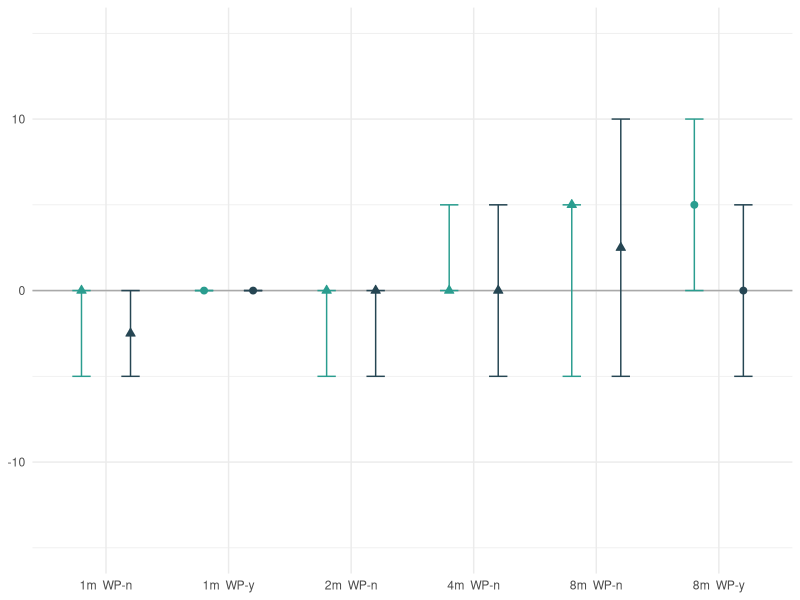
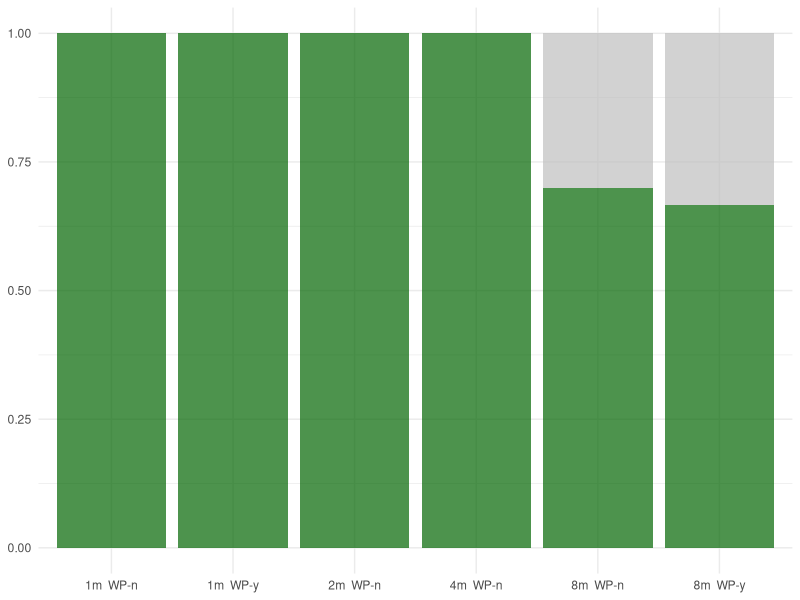
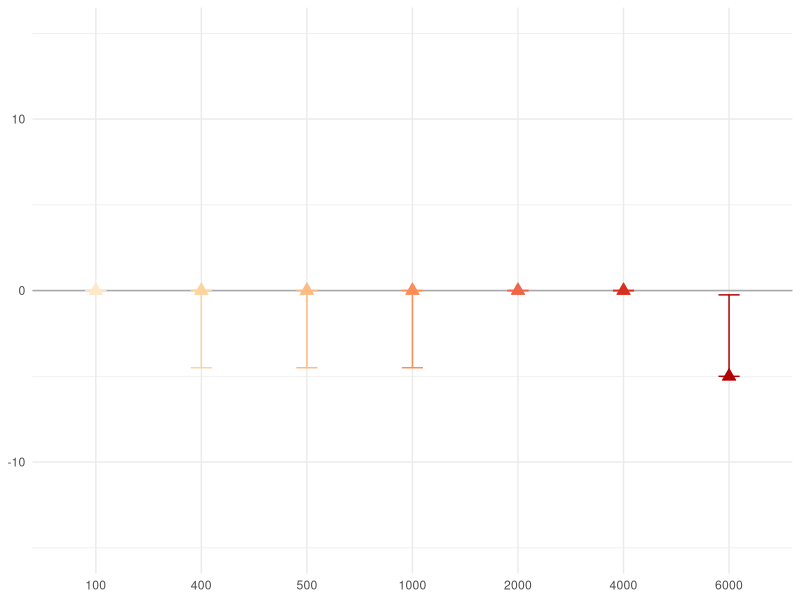
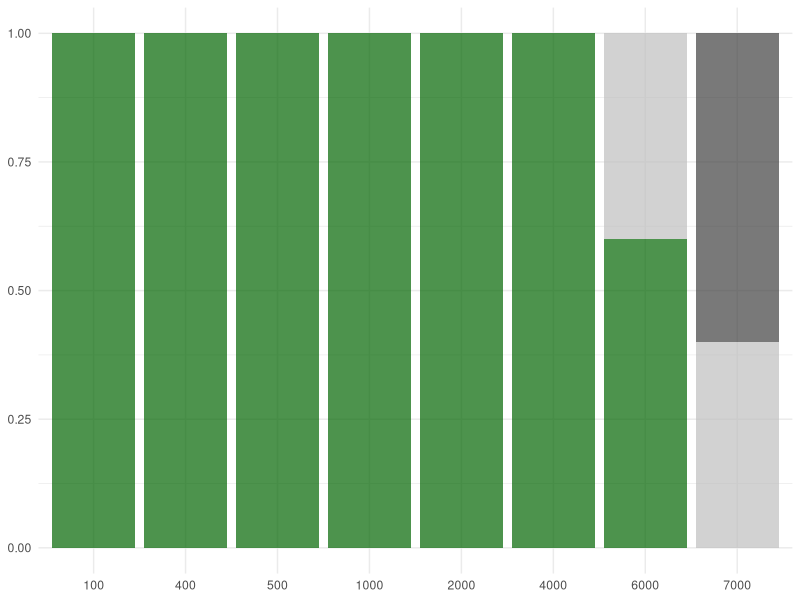
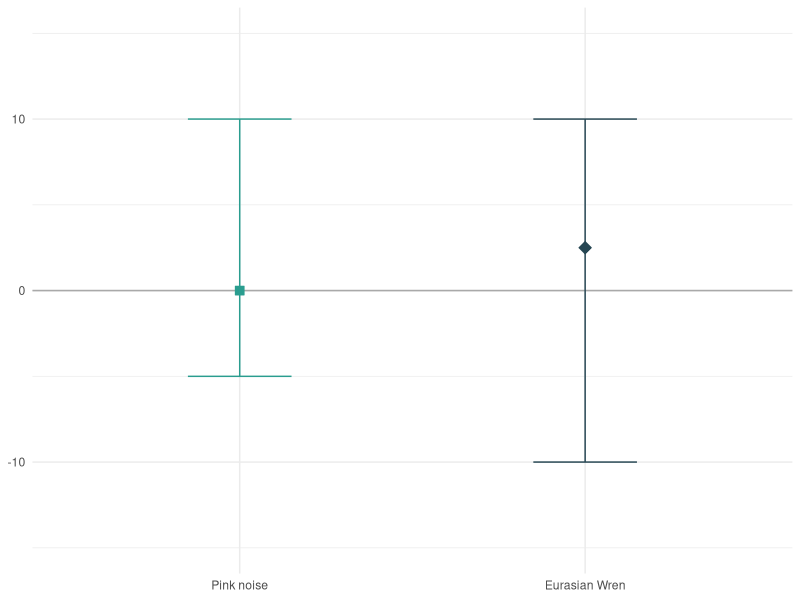
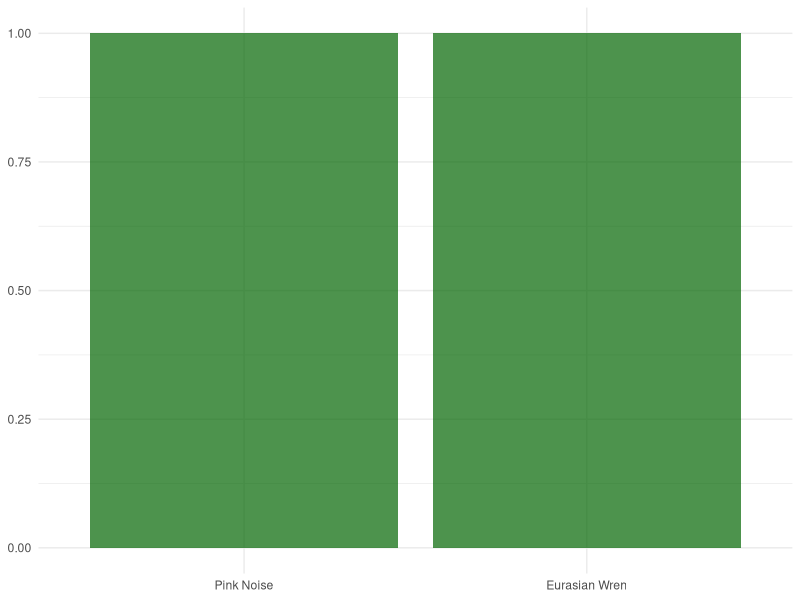
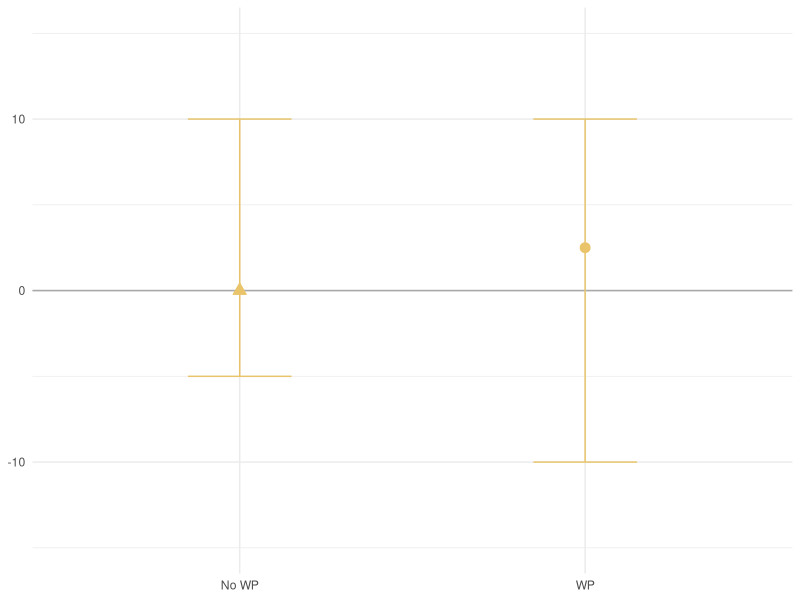
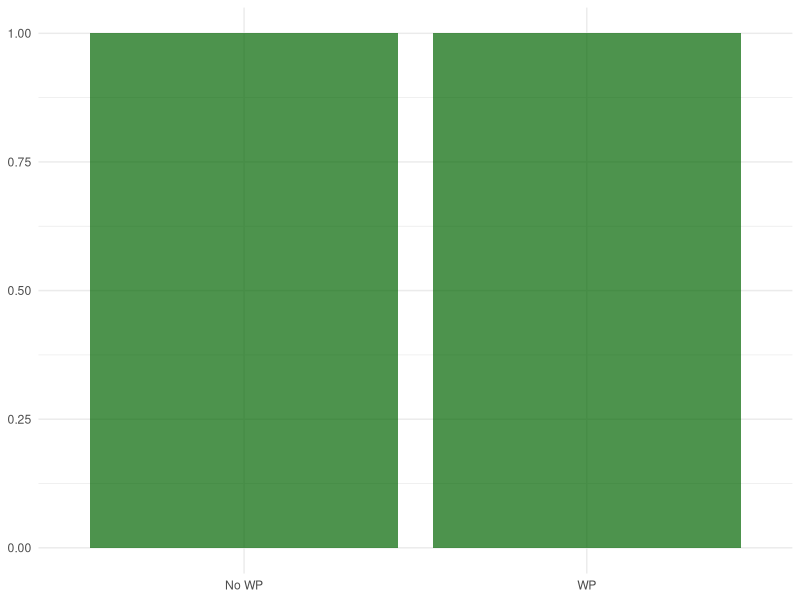

Recreate these plots in R, in order.
########################################################################### .
# Scripts for Analysing the Localisation Accuracy 
#
# Starting from scratch - go to the retired code if you want to generate the old figures
#
# Becky Heath
# rh862@cam.ac.uk
#
# May 2023

##### Load Packages and set working directory #####

library(ggplot2)
library(dplyr)
library(tidyr)
library(RColorBrewer)
library(gridExtra)

setwd(dirname(rstudioapi::getActiveDocumentContext()$path))


##### Set Functions #####
compute_min_max <- function(y) {
  return(c(ymin = min(y), ymax = max(y), y = median(y)))
}




###### Load in Data ########

# Load in true values: 
# Ignore this one for now, will need to experiment with detections, may need to relable
#data <- read.csv("Data/CompleteLabLocalisation/AllTests_LocalisationData_ALLDETECTIONSTESTS.csv")

# Just use this:
dataRaw <- read.csv("Data/CompleteLabLocalisation/AllTestsJustTrueValues-newCategorisation.csv")

# New Categorisations:
# s = sweep 
# y = detection 
# m = missed (s-m = missed sweep)
# a = aliased 
# d = double (indistinguishable top)
# e = extra (first test had an extra test)

# Map to example azimuths

map_values <- c(-180, -90, -45, 0, 90)
names(map_values) <- c(30, 120, 165, -150, -60)

dataO <- dataRaw
dataRaw$True.azimuth <- map_values[as.character(dataRaw$True.azimuth)]


### Distance Tests ####


# get rid of freq-deps and Lab data for now:
data <- dataRaw[dataRaw$Trial == "field",]


# Create Coarse Labels
data <- data %>%
  mutate(Trial = case_when(
     Trial == "field" ~ "Field",
#    trial == "IndoorPre" ~ "Lab",
     Trial == "lab-pre" ~ "Lab",
    TRUE ~ Trial  # Keep the original value if no condition matches
  ))

# Collate label
data <- data %>%
  mutate(label = paste0(distance.m, "m ", " WP-", WP.))

data$error <- as.numeric(data$error) # NAs introduced by coersion (OK - they're NA anyway!)

dataStore <- data

# get rid of the situations where a signal was not localised: 
data <- data[!is.na(data$error), ]


# Precision Plots

# subset to just y and y-d
data <- data[data$localised. %in% c("y", "y-d"), ]

ED<- ggplot(data = data, aes(x = label, y = error)) +
  #annotate('rect', ymin = -18, ymax = 18, xmin= -Inf, xmax = Inf, fill = "lightgray", alpha = 0.3)+
  scale_fill_manual(values = c("#2a9d8f", "#264653")) +
  scale_shape_manual(values = c(24, 21)) +
  scale_color_manual(values = c("#2a9d8f", "#264653")) +
  geom_hline(yintercept = 0, color = "darkgray") +
  #geom_jitter(aes(shape = Test.tone), position = position_jitterdodge(0.2)  ,fill = "gray", color = "gray", size = 2, alpha = 0.5) +
  stat_summary(aes(color = Test.tone, shape = WP., fill = Test.tone), fun = "median", geom = "point", size = 2, position = position_dodge(width = 0.8)) +
  stat_summary(aes(color = Test.tone), fun.data = compute_min_max, geom = "errorbar", width = 0.3, position = position_dodge(width = 0.8)) +
  labs(x = "Group", y = "Angle Error") +
  theme_minimal() +
  ylim(-15, 15) +
  theme(legend.position = "none") +
  theme(axis.title.x = element_blank(), axis.title.y = element_blank())

ED

ggsave(filename = "Figures/NewLocalisationTests/DistanceTests-NL-Summary.png", plot = last_plot(), width = 6, height = 4, dpi = 300)


## Recall Plots 

data <- dataStore


# Set Groupings 
data$localised.[data$localised. == "y-d"] <- "y"
data$localised.[data$localised. == "d"] <- "a"
data$localised.[data$localised. == "e"] <- "y"

# Get rid of the sweeps for now
data <- data[data$localised. != "s", ]
data <- data[data$localised. != "s-m", ]

# Define the possible localisation? descriptors
possible_labels <- c("y", "a", "m")


# Calculate the count and proportion of each label within each group
proportions <- data %>%
  group_by(label, localised.) %>%
  summarise(count = n()) %>%
  ungroup() %>%
  complete(label, localised. = possible_labels, fill = list(count = 0)) %>%
  group_by(label) %>%
  mutate(proportion = count / sum(count))

# Fill up missing variables: 
proportions <- proportions %>%
  group_by(label) %>%
  mutate(label = ifelse(is.na(label), max(label, na.rm = TRUE), label)) %>%
  ungroup()


setOrder <- c("y", "a", "m")
proportions$localised. <- factor(proportions$localised., levels = setOrder)



# Set the order as before
setOrder <- c("1m  WP-n","1m  WP-y","2m  WP-n","4m  WP-n","8m  WP-n","8m  WP-y")
proportions$label <- factor(proportions$label, levels = setOrder)


# Plot results! 
RD <- ggplot(data = proportions, aes(x=label, y= proportion, fill = localised.))+
  geom_col(alpha = 0.7, position = position_stack(reverse=TRUE))+
  scale_fill_manual(values = c("darkgreen","grey", "grey25"),
                    name = " ",
                    labels = c("Detected", "Non Primary", "Missed"))+
  labs(x= "", y = "Proportion") +
  theme_minimal()+
  theme(legend.position = "none") +
  theme(axis.title.x = element_blank(), axis.title.y = element_blank())
RD

ggsave(filename = "Figures/NewLocalisationTests/DistanceRecall-NL-Summary.png", plot = last_plot(), width = 6, height = 4, dpi = 300)



# Full Grid: 
all_groups <- c(-180, -90, -45, 0, 90)
all_bins <- 1:18

complete_grid <- expand.grid(True.Azimuth = all_groups, Aliaised.Bins = all_bins)


data <- data[data$localised. == "a", ]

### Frequency-dependent trials: ####

data <- dataRaw[dataRaw$Trial == "freq-dep",]
data$Test.tone <- as.factor(data$Test.tone)
data <- data[!(data$Test.tone %in% c("wren", "pink")), ]


setOrder <- c("100", "400", "500", "1000","2000", "4000", "6000", "7000")
data$Test.tone <- factor(data$Test.tone, levels = setOrder)

dataStore <- data

data$error <- as.numeric(data$error)
data$Aliaized.Azimuth <- as.numeric(data$Aliaized.Azimuth)

# subset to just y and y-d
data <- data[data$localised. %in% c("y", "y-d"), ]

data$Test.tone <- droplevels(data$Test.tone)

# Set up colour map
colour <- brewer.pal(9, "OrRd")
colour_map <- setNames(colour[c(2,3,4,5,6,7,8,9)], levels(data$Test.tone))

EF <- ggplot(data = data, aes(x = Test.tone, y = error)) +
  #annotate('rect', ymin = -18, ymax = 18, xmin= -Inf, xmax = Inf, fill = "lightgray", alpha = 0.15)+
  geom_hline(yintercept = 0, color = "darkgray") +
  #geom_jitter(aes(shape = Test.tone), position = position_jitterdodge(0.2)  ,fill = "gray", color = "gray", size = 2, alpha = 0.5) +
  scale_color_manual(values=colour_map)+
  scale_fill_manual(values=colour_map)+
  stat_summary(aes(color = Test.tone, fill = Test.tone), fun = "median", geom = "point", size = 3, shape = 24) +
  stat_summary(aes(color = Test.tone), fun.data = "median_hilow", geom = "errorbar", width = 0.2) +
  labs(x = "Group", y = "Angle Difference") +
  theme_minimal() +
  ylim(-15, 15) +
  theme(legend.position = "none") +
  #scale_x_discrete(labels=c("100" = "100Hz", "400" = "400 Hz", "500" = "500Hz", "1000" = "1000Hz", "2000" = "2000Hz", "4000"= "4000Hz", "6000" = "6000Hz"))+
  theme(axis.title.x = element_blank(), axis.title.y = element_blank())

EF


ggsave(filename = "Figures/NewLocalisationTests/FrequencyTests-NL-Summary.png", plot = last_plot(), width = 6, height = 4, dpi = 300)


# Recall Chart: 

data <- dataStore

data$localised.[data$localised. == "y-d"] <- "y"
data$localised.[data$localised. == "d"] <- "a"

# Get rid of the sweeps for now
data <- data[data$localised. != "s", ]
data <- data[data$localised. != "s-m", ]

# Define the possible localisation? descriptors
possible_labels <- c("y", "a", "m")


# Calculate the count and proportion of each label within each group
proportions <- data %>%
  group_by(Test.tone, localised.) %>%
  summarise(count = n()) %>%
  ungroup() %>%
  complete(Test.tone, localised. = possible_labels, fill = list(count = 0)) %>%
  group_by(Test.tone) %>%
  mutate(proportion = count / sum(count))

setOrder <- c("y", "a", "m")
proportions$localised. <- factor(proportions$localised., levels = setOrder)

# Plot results! 
RF <- ggplot(data = proportions, aes(x=Test.tone, y= proportion, fill = localised.))+
  geom_col(alpha = 0.7, position = position_stack(reverse=TRUE))+
  scale_fill_manual(values = c("darkgreen","grey", "grey25"),
                    name = " ",
                    labels = c("Detected","Non Primary", "Missed"))+
  labs(x = "Frequency (Hz) or Test Tone", y = "Proportion") +
  theme_minimal()+
  theme(axis.title.x = element_blank(), axis.title.y = element_blank())+
  theme(legend.position = "none", ) #+
  #scale_x_discrete(labels=c("100" = "100Hz", "400" = "400 Hz", "500" = "500Hz", "1000" = "1000Hz", "2000" = "2000Hz", "4000"= "4000Hz", "6000" = "6000Hz", "7000" = "7000Hz"))

RF


ggsave(filename = "Figures/NewLocalisationTests/FrequencyRecall-NL-Summary(noLegend).png", plot = last_plot(), width = 6, height = 4, dpi = 300)


## Tone type and Weatherproofing

data <- dataRaw[dataRaw$Trial == "lab-pre",]

data$error <- as.numeric(data$error)

ET <- ggplot(data = data, aes(x = Test.tone, y = error)) +
  #annotate('rect', ymin = -18, ymax = 18, xmin= -Inf, xmax = Inf, fill = "lightgray", alpha = 0.3)+
  geom_hline(yintercept = 0, color = "darkgray") +
  #geom_jitter(aes(shape = Test.tone), position = position_jitterdodge(0.2)  ,fill = "gray", color = "gray", size = 2, alpha = 0.5) +
  stat_summary(aes(color = Test.tone, shape = Test.tone, fill = Test.tone), fun = "median", geom = "point", size = 3, position = position_dodge(width = 0.5)) +
  stat_summary(aes(color = Test.tone), fun.data = compute_min_max, geom = "errorbar", width = 0.3, position = position_dodge(width = 0.5)) +
  labs(x = "Group", y = "Angle Error") +
  scale_fill_manual(values = c("#2a9d8f", "#264653")) +
  scale_color_manual(values = c("#2a9d8f", "#264653")) +
  scale_shape_manual(values = c(22, 23)) +
  theme_minimal() +
  ylim(-15, 15) +
  theme(legend.position = "none") +
  scale_x_discrete(labels=c("pink" = "Pink noise", "wren" = "Eurasian Wren"))+
  theme(axis.title.x = element_blank(), axis.title.y = element_blank())

ET 

# Test for difference? 
y <- data[data$Test.tone == "wren", ]$error
n <- data[data$Test.tone == "pink", ]$error

result <- wilcox.test(y, n)
print(result)

# Recall 

data$localised.[data$localised. == "y-d"] <- "y"
data$localised.[data$localised. == "d"] <- "a"
data$localised.[data$localised. == "e"] <- "y" # Keep the extra localisations from early tests

# Get rid of the sweeps for now
data <- data[data$localised. != "s", ]
data <- data[data$localised. != "s-m", ]

# Define the possible localisation? descriptors
possible_labels <- c("y", "a", "m")


# Calculate the count and proportion of each label within each group
proportions <- data %>%
  group_by(Test.tone, localised.) %>%
  summarise(count = n()) %>%
  ungroup() %>%
  complete(Test.tone, localised. = possible_labels, fill = list(count = 0)) %>%
  group_by(Test.tone) %>%
  mutate(proportion = count / sum(count))

setOrder <- c("y", "a", "m")
proportions$localised. <- factor(proportions$localised., levels = setOrder)

# Plot results! 
RT <- ggplot(data = proportions, aes(x=Test.tone, y= proportion, fill = localised.))+
  geom_col(alpha = 0.7, position = position_stack(reverse=TRUE))+
  scale_fill_manual(values = c("darkgreen","grey", "grey25"),
                    name = " ",
                    labels = c("Detected","Non Primary", "Missed"))+
  labs(x = "Frequency (Hz) or Test Tone", y = "Proportion") +
  theme_minimal()+
  theme(axis.title.x = element_blank(), axis.title.y = element_blank())+
  theme(legend.position = "none", ) +
  scale_x_discrete(labels=c("pink" = "Pink Noise", "wren" = "Eurasian Wren"))

RT

# Weatherproofing 
data <- dataRaw[dataRaw$Trial == "lab-pre",]

data$error <- as.numeric(data$error)
data$WP. <- as.factor(data$WP.)

levels(data$WP.)

EWP <- ggplot(data = data, aes(x = WP., y = error)) +
  #annotate('rect', ymin = -18, ymax = 18, xmin= -Inf, xmax = Inf, fill = "lightgray", alpha = 0.3)+
  geom_hline(yintercept = 0, color = "darkgray") +
  #geom_jitter(aes(shape = Test.tone), position = position_jitterdodge(0.2)  ,fill = "gray", color = "gray", size = 2, alpha = 0.5) +
  stat_summary(aes(color = WP., shape = WP., fill = WP.), fun = "median", geom = "point", size = 3, position = position_dodge(width = 0.5)) +
  stat_summary(aes(color = WP.), fun.data = compute_min_max, geom = "errorbar", width = 0.3, position = position_dodge(width = 0.5)) +
  labs(x = "Group", y = "Angle Error") +
  scale_fill_manual(values = c("#e9c46a","#e9c46a")) +
  scale_shape_manual(values = c(24, 21)) +
  scale_color_manual(values = c("#e9c46a","#e9c46a")) +
  theme_minimal() +
  ylim(-15, 15) +
  theme(legend.position = "none", ) +
  theme(axis.title.x = element_blank())+
  scale_x_discrete(labels=c("n" = "No WP", "y" = "WP"))+
  theme(axis.title.x = element_blank(), axis.title.y = element_blank())

EWP

# Test for difference? 
y <- data[data$WP. == "y", ]$error
n <- data[data$WP. == "n", ]$error

result <- wilcox.test(y, n)
print(result)


# Recall 

data$localised.[data$localised. == "y-d"] <- "y"
data$localised.[data$localised. == "d"] <- "a"
data$localised.[data$localised. == "e"] <- "y" # Keep the extra localisations from early tests

# Get rid of the sweeps for now
data <- data[data$localised. != "s", ]
data <- data[data$localised. != "s-m", ]

# Define the possible localisation? descriptors
possible_labels <- c("y", "a", "m")


# Calculate the count and proportion of each label within each group
proportions <- data %>%
  group_by(WP., localised.) %>%
  summarise(count = n()) %>%
  ungroup() %>%
  complete(WP., localised. = possible_labels, fill = list(count = 0)) %>%
  group_by(WP.) %>%
  mutate(proportion = count / sum(count))

setOrder <- c("y", "a", "m")
proportions$localised. <- factor(proportions$localised., levels = setOrder)


# Plot results! 
RWP <- ggplot(data = proportions, aes(x=WP., y= proportion, fill = localised.))+
  geom_col(alpha = 0.7, position = position_stack(reverse=TRUE))+
  scale_fill_manual(values = c("darkgreen","grey", "grey25"),
                    name = " ",
                    labels = c("Detected","Non Primary", "Missed"))+
  labs(x = "Frequency (Hz) or Test Tone", y = "Proportion") +
  theme_minimal()+
  theme(axis.title.x = element_blank(), axis.title.y = element_blank())+
  theme(legend.position = "none", ) +
  scale_x_discrete(labels=c("n" = "No WP", "y" = "WP"))

RWP


# COMBINE 

top_row <- arrangeGrob(ET, EWP, RT, RWP, ncol=4, widths=c(1,1,1,1))
middle_row <- arrangeGrob(ED, RD, ncol=2, widths=c(2,2))
bottom_row <- arrangeGrob(EF, RF, ncol=2, widths=c(2,2))


bigBoi <- grid.arrange(top_row, middle_row, bottom_row, nrow=3)

bigBoi

ggsave(filename = "Figures/NewLocalisationTests/ALL-TESTS-precision-recall-long-update.png", plot = bigBoi, width = 6.3, height = 8.3, dpi = 500)



### Retired Code I didn't have the heart to delete 
# 
# # Heatmap: 
# 
# # Full Grid: 
# all_groups <- c(-180, -90, -45, 0, 90)
# all_bins <- 1:18
# 
# complete_grid <- expand.grid(True.Azimuth = all_groups, Aliaised.Bins = all_bins)
# # 
# 
# data <- data[data$localised. == "a", ]
# 
# # Put into Bins
# data$Aliaized.Bins <- cut(data$Aliaized.Error, breaks = seq(0, 180, 10), include.lowest = TRUE, labels = FALSE)
# 
# # Create a table of counts for heatmap
# heatmap_data <- as.data.frame(table(data$True.azimuth, data$Aliaized.Bins))
# 
# colnames(heatmap_data) <- c("True.Azimuth", "Aliaised.Bins", "Count")
# 
# # Join the dataframes
# heatmap_data$True.Azimuth <- as.numeric(as.character(heatmap_data$True.Azimuth))
# heatmap_data$Aliaised.Bins <- as.numeric(as.character(heatmap_data$Aliaised.Bins))
# 
# heatmap_data <- complete_grid %>%
#   left_join(heatmap_data, by = c("True.Azimuth", "Aliaised.Bins")) %>%
#   replace_na(list(Count = 0))
# 
# heatmap_data$True.Azimuth <- as.factor(heatmap_data$True.Azimuth)
# 
# heatmap_data$Aliaised.Bins <- heatmap_data$Aliaised.Bins *10
# 
# # Plot the heatmap
# AF <- ggplot(heatmap_data, aes(x = True.Azimuth, y = Aliaised.Bins, fill = Count)) +
#   geom_tile() +
#   scale_fill_gradient(low = "white", high = "turquoise4", limits = c(0,6)) + 
#   labs(y = "Aliaized Azimuth", x = "True Azimuth", fill = "Count") +
#   theme_minimal() +
#   theme(legend.position = "none") +
#   scale_y_continuous(breaks = c(0, 30, 60, 90, 120, 150, 180), position = "right")+
#   theme(axis.title.x = element_blank(), axis.title.y = element_blank())
# 
# AF
# 
# 
# # Full Grid: 
# all_groups <- c(-180, -90, -45, 0, 90)
# all_bins <- 1:18
# 
# complete_grid <- expand.grid(True.Azimuth = all_groups, Aliaised.Bins = all_bins)
# 
# data <- dataRaw
# data <- data[data$localised. == "a", ]
# 
# # Put into Bins
# data$Aliaized.Bins <- cut(data$Aliaized.Error, breaks = seq(0, 180, 10), include.lowest = TRUE, labels = FALSE)
# 
# # Create a table of counts for heatmap
# heatmap_data <- as.data.frame(table(data$True.azimuth, data$Aliaized.Bins))
# 
# colnames(heatmap_data) <- c("True.Azimuth", "Aliaised.Bins", "Count")
# 
# # Join the dataframes
# heatmap_data$True.Azimuth <- as.numeric(as.character(heatmap_data$True.Azimuth))
# heatmap_data$Aliaised.Bins <- as.numeric(as.character(heatmap_data$Aliaised.Bins))
# 
# heatmap_data <- complete_grid %>%
#   left_join(heatmap_data, by = c("True.Azimuth", "Aliaised.Bins")) %>%
#   replace_na(list(Count = 0))
# 
# heatmap_data$True.Azimuth <- as.factor(heatmap_data$True.Azimuth)
# 
# heatmap_data$Aliaised.Bins <- heatmap_data$Aliaised.Bins *10
# 
# # Plot the heatmap
# A <- ggplot(heatmap_data, aes(x = True.Azimuth, y = Aliaised.Bins, fill = Count)) +
#   geom_tile() +
#   scale_fill_gradient(low = "white", high = "#2a9d8f") + 
#   labs(y = "Aliaized Azimuth", x = "True Azimuth", fill = "Count", limits = c(0,6)) +
#   theme_minimal() +
#   theme(legend.position = "none") +
#   scale_y_continuous(breaks = c(0, 30, 60, 90, 120, 150, 180), position = "right")+
#   theme(axis.title.x = element_blank(), axis.title.y = element_blank())
# 
# A
